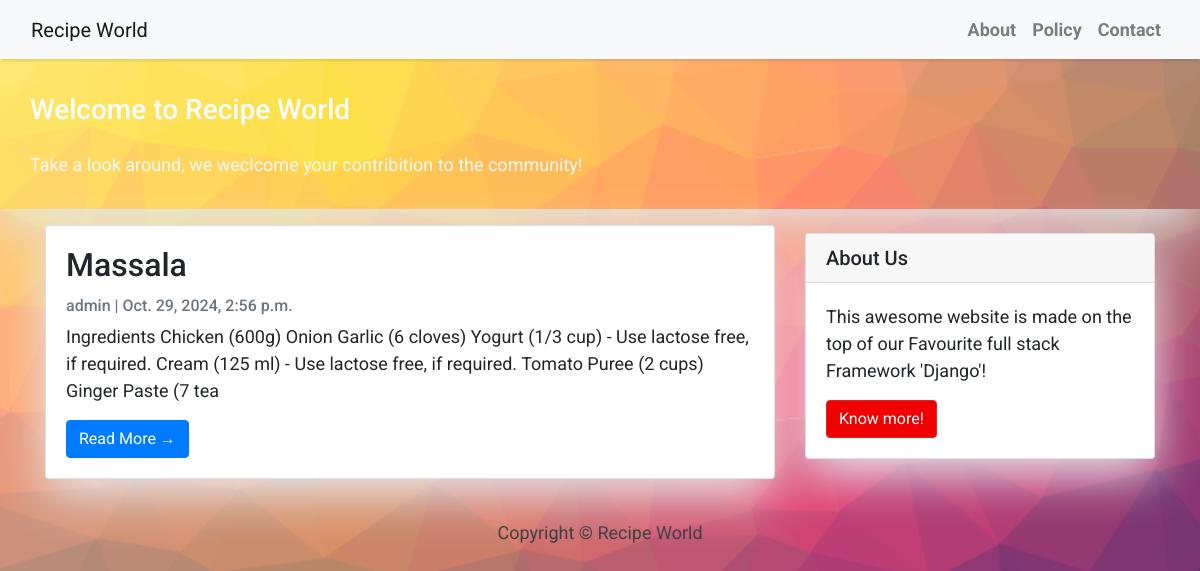
The page / on the database its author committed.
### recipe_app/models.py (models this page shows, shortened)
class Recipe(models.Model):
    title = models.CharField(max_length=25, unique=True)
    slug = models.SlugField(max_length=25, unique=True)
    author = models.ForeignKey(User, on_delete=models.CASCADE,related_name="recipe_posts")
    updated_on = models.DateTimeField(auto_now=True)
    content=models.TextField()
    created_on = models.DateTimeField(auto_now_add=True)
    status = models.IntegerField(choices=STATUS, default=0)
    class Meta:
        ordering = ['-created_on']

### recipe_app/views.py (the view)
# urls.py: path('', views.RecipeList.as_view(),name = 'home'),
class RecipeList(generic.ListView):
    queryset = Recipe.objects.filter(status=1).order_by('-created_on')
    template_name = 'index.html'

### recipe_app/templates/index.html (shortened to what this page needs)
{% extends "base.html" %}
{% block content %}
<header class="masthead">
    <div class="container">
        <div class="row">
            <div class="float-left">
                <div class="site-heading">
                    <h3 class=" site-heading my-4 mt-3 text-white"> Welcome to Recipe World </h3>
                    <p class="text-light">Take a look around, we weclcome your contribition to the community!</p>
                </div>
            </div>
        </div>
    </div>
</header>
<div class="container">
    <div class="row">
        <div class="col-md-8 mt-3 left">
            {% for recipe in recipe_list %}
            <div class="card mb-4">
                <div class="card-body">
                    <h2 class="card-title">{{ recipe.title }}</h2>
                    <p class="card-text text-muted h6">{{ recipe.author }} | {{ recipe.created_on}} </p>
                    <p class="card-text">{{recipe.content|slice:":200" }}</p>
                    <a href="{% url 'recipe_detail' recipe.slug  %}" class="btn btn-primary">Read More &rarr;</a>
                </div>
            </div>
            {% endfor %}
        </div>
        {% block sidebar %} {% include 'sidebar.html' %} {% endblock sidebar %}
    </div>
</div>
{%endblock%}

### recipe_app/templates/base.html (shortened to what this page needs)
<!DOCTYPE html>
<html>
    <head>
        <link rel="stylesheet" href="https://maxcdn.bootstrapcdn.com/bootstrap/4.0.0/css/bootstrap.min.css"
 />
    </head>
    <body>
        <nav class="navbar navbar-expand-lg navbar-light bg-light shadow" id="mainNav">
            <div class="container-fluid">
                <a class="navbar-brand" href="{% url 'home' %}">Recipe World</a>
                <div class="collapse navbar-collapse" id="navbarResponsive">
                    <ul class="navbar-nav ml-auto">
                        <li class="nav-item text-black">
                            <a class="nav-link text-black font-weight-bold" href="#">About</a>
                        </li>
                        <li class="nav-item text-black">
                            <a class="nav-link text-black font-weight-bold" href="#">Policy</a>
                        </li>
                        <li class="nav-item text-black">
                            <a class="nav-link text-black font-weight-bold" href="#">Contact</a>
                        </li>
                    </ul>
                </div>
            </div>
        </nav>
        {% block content %}{% endblock content %}
        <footer class="py-3 bg-grey">
            <p class="m-0 text-dark text-center ">Copyright &copy; Recipe World</p>
        </footer>
    </body>
</html>

### recipe_app/templates/sidebar.html (shortened to what this page needs)
{% block sidebar %}
<div class="col-md-4 float-right ">
<div class="card my-4">
        <h5 class="card-header">About Us</h5>
    <div class="card-body">
        <p class="card-text"> This awesome website is made on the top of our Favourite full stack Framework 'Django'!</p>
        <a href="https://djangocentral.com/building-a-blog-application-with-django"
           class="btn btn-danger">Know more!</a>
    </div>
</div>
</div>
{% endblock sidebar %}

### recipe_app/templates/base.html (style rules this page uses)
body { font-family: "Roboto", sans-serif; font-size: 17px; background-image: url('static/images/cool_background.png'); background-repeat: no-repeat; background-attachment: fixed; background-size: cover; }
.shadow { box-shadow: 0 4px 2px -2px rgba(0, 0, 0, 0.1); }
.btn-danger { color: #fff; background-color: #f00000; border-color: #dc281e; }
.masthead { height: auto; padding-bottom: 15px; box-shadow: 0 16px 48px #E3E7EB; padding-top: 10px; }

### recipe_app/templates/index.html (style rules this page uses)
body { font-family: "Roboto", sans-serif; font-size: 18px; background-color: #fdfdfd; }
.card { box-shadow: 0 16px 48px #E3E7EB; }

### recipe_app/templates/sidebar.html (style rules this page uses)
.card { box-shadow: 0 16px 48px #E3E7EB; }

### rows shown on the page
Recipe: title "Massala", author "admin", created_on "Oct. 29, 2024, 2:56 p.m.", content "Ingredients Chicken (600g) Onion Garlic (6 cloves) Yogurt (1/3 cup) - Use lactose free, if required. Cream (125 ml) - Use lactose free, if required. Tomato Puree (2 cups) Ginger Paste (7 tea"
